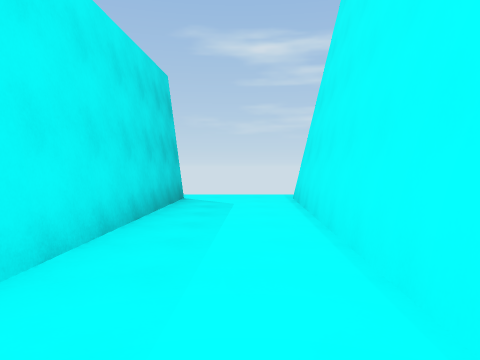
view 1 (above)

13 first-person views from a walk through a Unity game level. The camera is 1.4 m above the floor, tilts 2° down and sees 70° across. The floor is counted in squares, 2 m on a side. Each view is taken from the middle of a square. On the plan, view 1 faces up. The plan holds only what a view shows up to about 11 squares ahead; the rest is blank. The place goes on beyond the plan.

view 2
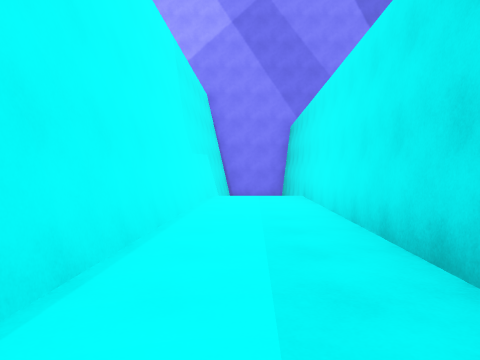

view 3
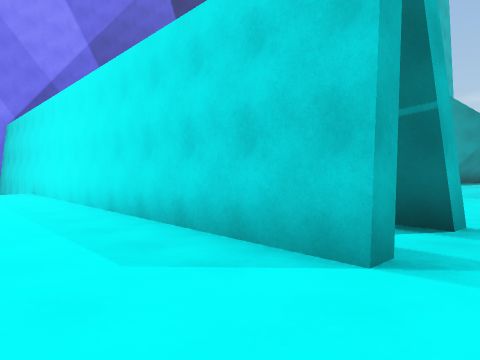

view 4
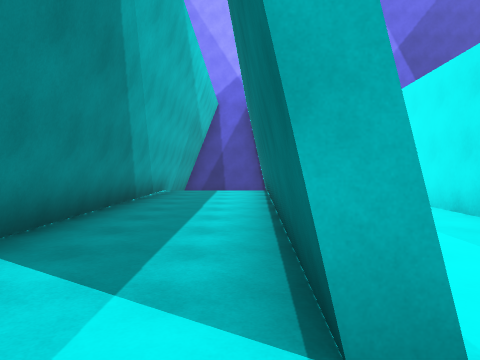

view 5
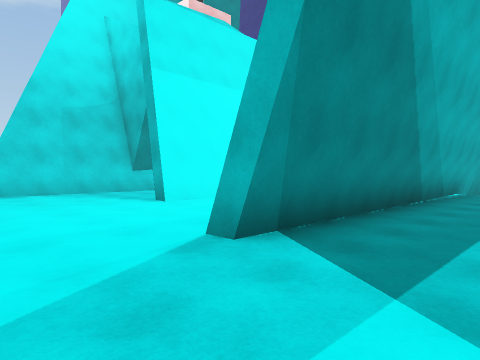

view 6
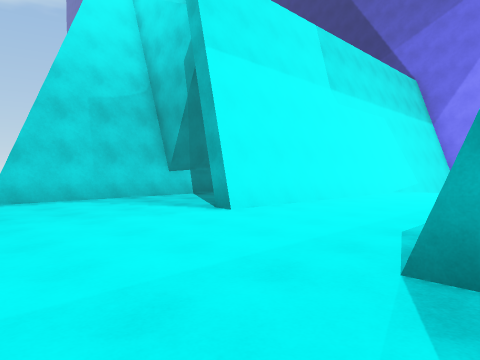

view 7
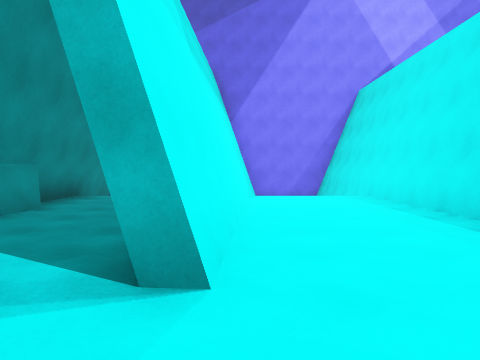

view 8
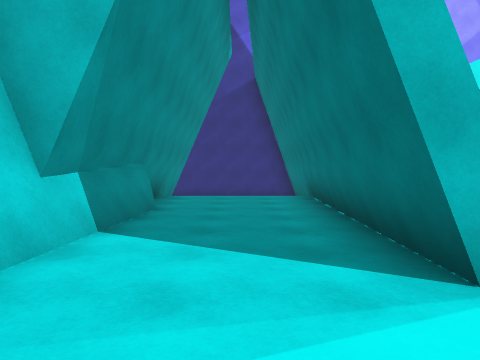

view 9
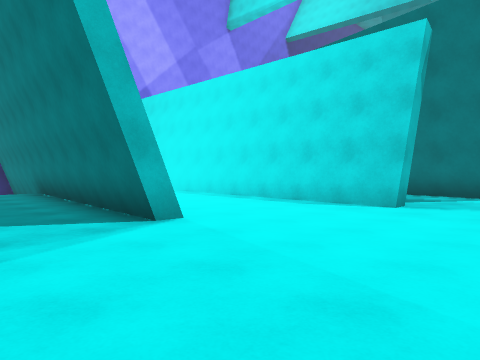

view 10
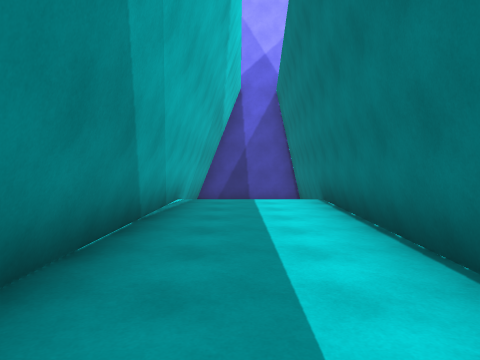

view 11
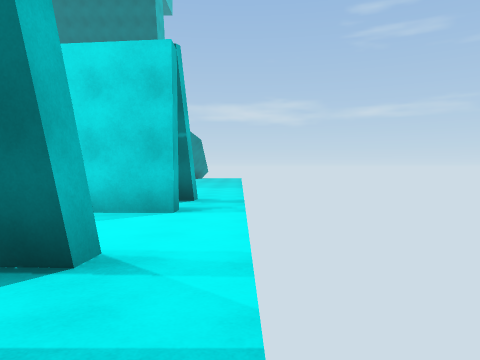

view 12
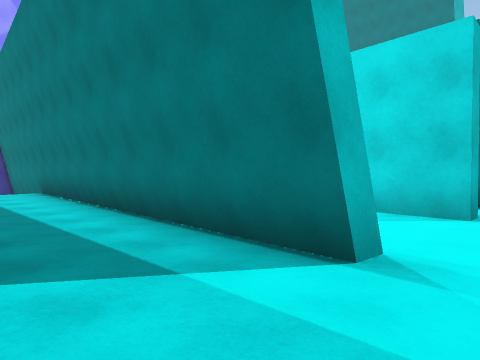

view 13
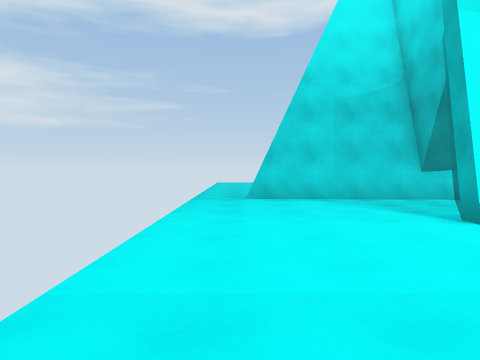

### Floor plan
Key: @ floor where view 1 was taken; # wall or solid block; . floor; / step, stairs or slope; v drop or lower ground.
Columns run from 8 left of view 1 to 15 right of it. Each row starts with its distance up from view 1.
  9  .......................
  8  ....##.................
  7 ..   ###..#.........#
  6       ##..#.#/......#
  5       ##.##.#/..#...#
  4       #..#..#/..##..#
  3       #..#..#/..##..#
  2       #..#..#/..#...#
  1       #..#..#/..#...#
  0       #.@#..#/..#...#
 -1       #..#..#/..#...#
 -2       #  #vv## v#v  #
 -3       #  #  v#  #   #
 -4       #  #  v#  #   v

Where each view was taken, in squares from view 1:
view 1: 0 up, 0 right, facing up
view 2: 7 up, 0 right, facing down
view 3: 9 up, 1 right, facing down-left
view 4: 9 up, 2 right, facing down
view 5: 9 up, 2 right, facing down-right
view 6: 9 up, 4 right, facing down-right
view 7: 7 up, 8 right, facing down
view 8: 7 up, 10 right, facing down
view 9: 9 up, 11 right, facing down-left
view 10: 6 up, 3 right, facing down
view 11: 9 up, 4 right, facing left
view 12: 9 up, 4 right, facing down-left
view 13: 8 up, 4 right, facing right
